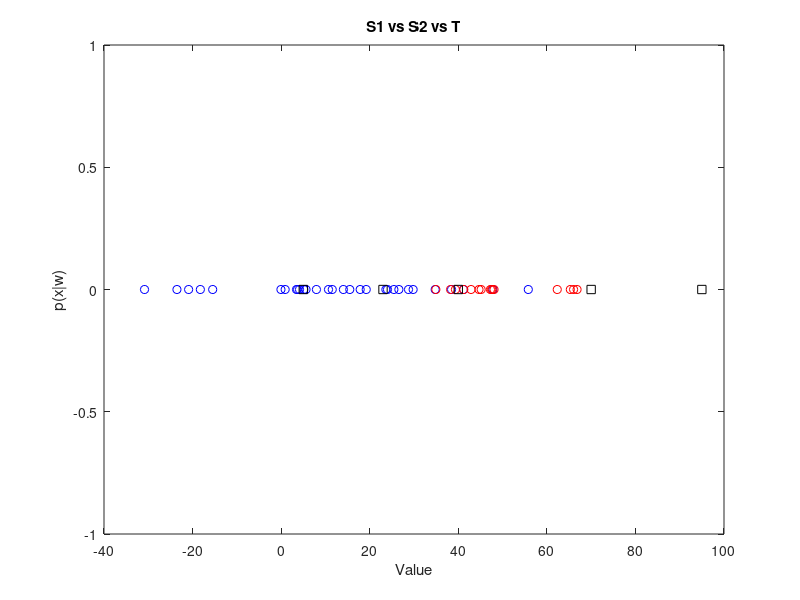
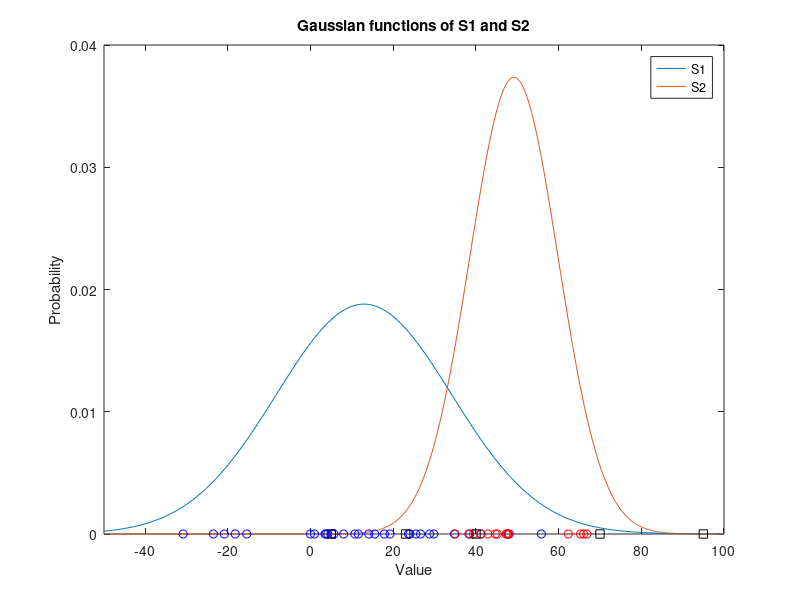
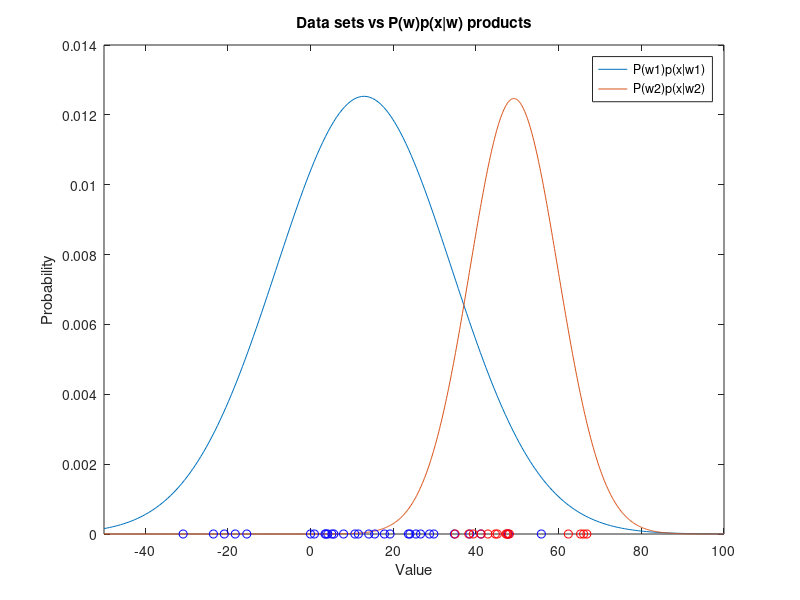
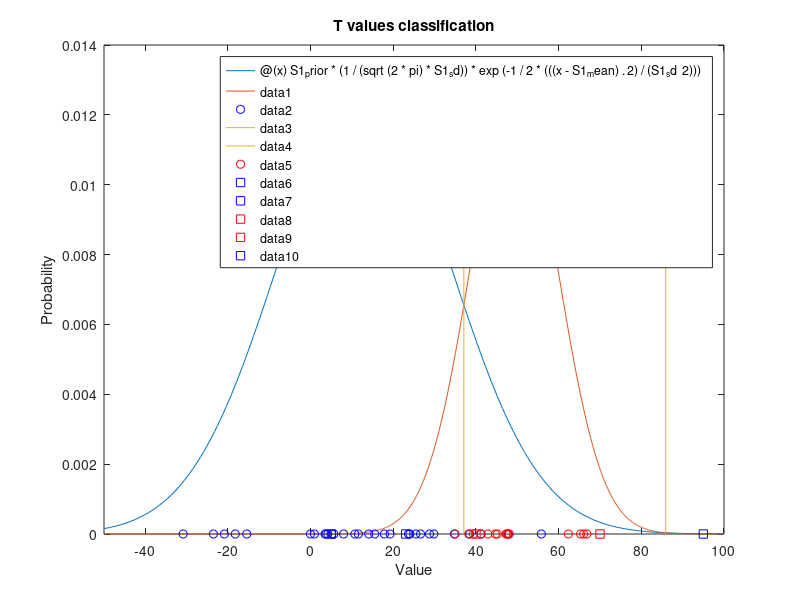

The MATLAB source for these figures, in order:
load('normdist.mat');

%point 1
%plot datasets
figure;
plot(S1,zeros(1,length(S1)),'bo');
hold on;
plot(S2,zeros(1,length(S2)), 'ro');
hold on;
plot(T,zeros(1,length(T)), 'ks');
title('S1 vs S2 vs T');
xlabel('Value');
ylabel('p(x|w)');

%Getting mean and standard deviation:
S1_mean = mean(S1);
S1_sd = sqrt(var(S1));
S2_mean = mean(S2);
S2_sd = sqrt(var(S2));

%generating gaussian plots
figure;
fplot(@(x) ((1/(sqrt(2*pi)*S1_sd))*exp(-1/2*(((x-S1_mean).^2)/(S1_sd^2)))),[-50 100]);
hold on;
fplot(@(x) ((1/(sqrt(2*pi)*S2_sd))*exp(-1/2*(((x-S2_mean).^2)/(S2_sd^2)))),[-50 100]);
plot(S1,zeros(1,length(S1)),'bo');
hold on;
plot(S2,zeros(1,length(S2)), 'ro');
hold on;
plot(T,zeros(1,length(T)), 'ks');
title('Gaussian functions of S1 and S2');
xlabel('Value');
ylabel('Probability');
legend('S1','S2');

%calculating prior probabilities
S1_size=size(S1);
S2_size=size(S2);
S1_prior=S1_size/(S1_size + S2_size);
S2_prior=S2_size/(S1_size + S2_size);

%ploting normalized probabilities
figure;
fplot(@(x) S1_prior*(1/(sqrt(2*pi)*S1_sd))*exp(-1/2*(((x-S1_mean).^2)/(S1_sd^2))),[-50 100]);
hold on;
fplot(@(x) S2_prior*(1/(sqrt(2*pi)*S2_sd))*exp(-1/2*(((x-S2_mean).^2)/(S2_sd^2))),[-50 100]);
hold on;
plot(S1,zeros(1,length(S1)),'bo');
hold on;
plot(S2,zeros(1,length(S2)), 'ro');
title('Data sets vs P(w)p(x|w) products');
xlabel('Value');
ylabel('Probability');
legend('P(w1)p(x|w1)','P(w2)p(x|w2)');

%solve P(w1)p(x|w1)=P(w2)p(x|w2)
%find roots, determine decision criteria

x_1=37.0607;
x_2=85.8952;

%point 6
%plot
figure;
fplot(@(x) S1_prior*(1/(sqrt(2*pi)*S1_sd))*exp(-1/2*(((x-S1_mean).^2)/(S1_sd^2))),[-50 100]);
hold on;
fplot(@(x) S2_prior*(1/(sqrt(2*pi)*S2_sd))*exp(-1/2*(((x-S2_mean).^2)/(S2_sd^2))),[-50 100]);
hold on;
plot(S1,zeros(1,length(S1)),'bo');
line([x_1 x_1],[0 0.01],'LineWidth',0.5)
line([x_2 x_2],[0 0.01],'LineWidth',0.5)
hold on;
plot(S2,zeros(1,length(S2)), 'ro');
hold on;
title('T values classification');
xlabel('Value');
ylabel('Probability');

%classify
for i=1:length(T)
    if(T(i)<x_1 || T(i)>x_2)
        plot(T(i),0, 'bs');
    else
        plot(T(i),0, 'rs');
    end
end

%determining misclassification rate
S1_er=erf(S1);
S2_er=erf(S2);
